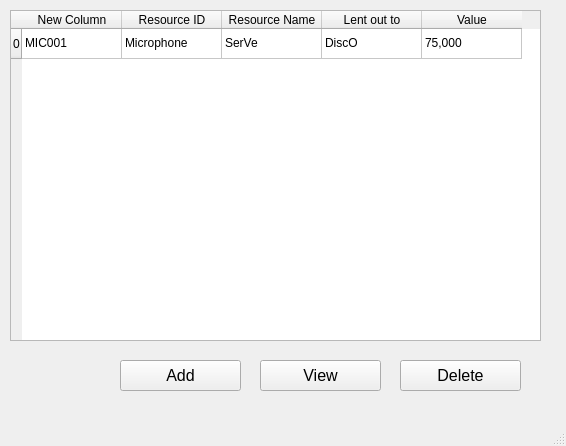
<?xml version="1.0" encoding="UTF-8"?>
<ui version="4.0">
 <class>resources</class>
 <widget class="QMainWindow" name="resources">
  <property name="geometry">
   <rect>
    <x>0</x>
    <y>0</y>
    <width>566</width>
    <height>446</height>
   </rect>
  </property>
  <property name="windowTitle">
   <string>Resources</string>
  </property>
  <widget class="QWidget" name="centralwidget">
   <widget class="QPushButton" name="pushButton">
    <property name="geometry">
     <rect>
      <x>120</x>
      <y>360</y>
      <width>121</width>
      <height>31</height>
     </rect>
    </property>
    <property name="font">
     <font>
      <pointsize>12</pointsize>
     </font>
    </property>
    <property name="text">
     <string>Add</string>
    </property>
   </widget>
   <widget class="QPushButton" name="pushButton_2">
    <property name="geometry">
     <rect>
      <x>260</x>
      <y>360</y>
      <width>121</width>
      <height>31</height>
     </rect>
    </property>
    <property name="font">
     <font>
      <pointsize>12</pointsize>
     </font>
    </property>
    <property name="text">
     <string>View</string>
    </property>
   </widget>
   <widget class="QPushButton" name="pushButton_3">
    <property name="geometry">
     <rect>
      <x>400</x>
      <y>360</y>
      <width>121</width>
      <height>31</height>
     </rect>
    </property>
    <property name="font">
     <font>
      <pointsize>12</pointsize>
     </font>
    </property>
    <property name="text">
     <string>Delete</string>
    </property>
   </widget>
   <widget class="QTableWidget" name="tableWidget">
    <property name="geometry">
     <rect>
      <x>10</x>
      <y>10</y>
      <width>531</width>
      <height>331</height>
     </rect>
    </property>
    <row>
     <property name="text">
      <string>0</string>
     </property>
    </row>
    <column>
     <property name="text">
      <string>New Column</string>
     </property>
    </column>
    <column>
     <property name="text">
      <string>Resource ID</string>
     </property>
    </column>
    <column>
     <property name="text">
      <string>Resource Name</string>
     </property>
    </column>
    <column>
     <property name="text">
      <string>Lent out to</string>
     </property>
    </column>
    <column>
     <property name="text">
      <string>Value</string>
     </property>
    </column>
    <item row="0" column="0">
     <property name="text">
      <string>MIC001</string>
     </property>
    </item>
    <item row="0" column="1">
     <property name="text">
      <string>Microphone</string>
     </property>
    </item>
    <item row="0" column="2">
     <property name="text">
      <string>SerVe</string>
     </property>
    </item>
    <item row="0" column="3">
     <property name="text">
      <string>DiscO</string>
     </property>
    </item>
    <item row="0" column="4">
     <property name="text">
      <string>75,000</string>
     </property>
    </item>
   </widget>
  </widget>
  <widget class="QMenuBar" name="menubar">
   <property name="geometry">
    <rect>
     <x>0</x>
     <y>0</y>
     <width>566</width>
     <height>21</height>
    </rect>
   </property>
  </widget>
  <widget class="QStatusBar" name="statusbar"/>
 </widget>
 <resources/>
 <connections/>
</ui>
